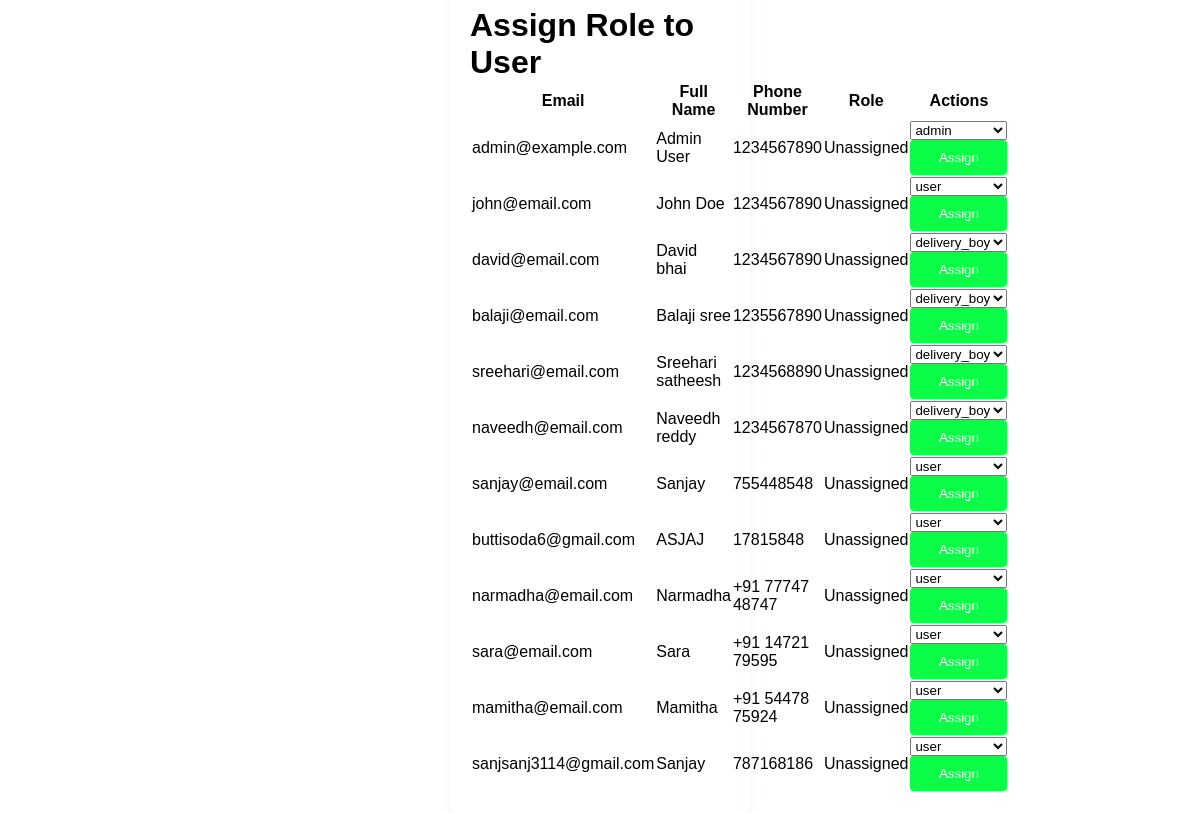
The app's page /assign_role_page with its own data.
### tables this page shows
CREATE TABLE users (
        user_id INTEGER PRIMARY KEY AUTOINCREMENT,
        email TEXT UNIQUE NOT NULL,
        password_hash TEXT NOT NULL,
        full_name TEXT,
        phone_number TEXT,
        created_at TIMESTAMP DEFAULT CURRENT_TIMESTAMP,
        updated_at TIMESTAMP DEFAULT CURRENT_TIMESTAMP,
        last_login TIMESTAMP,
        is_active BOOLEAN DEFAULT TRUE,
        is_admin INTEGER DEFAULT 0,
        is_delivery_boy INTEGER DEFAULT 0,
        role_id INTEGER,
        FOREIGN KEY(role_id) REFERENCES roles(role_id)
    );

CREATE TABLE roles (
        role_id INTEGER PRIMARY KEY AUTOINCREMENT,
        role_name TEXT NOT NULL UNIQUE,
        role_description TEXT,
        created_at TIMESTAMP DEFAULT CURRENT_TIMESTAMP
    );

### app.py (the view)
@app.route('/assign_role_page', methods=['GET', 'POST'])
def assign_role_page():
    conn = get_db()
    cursor = conn.cursor()
    cursor.execute('SELECT * FROM Users')
    users = cursor.fetchall()
    cursor.execute('SELECT * FROM roles')
    roles = cursor.fetchall()
    conn.close()
    return render_template('assign_role_page.html', users=users, roles=roles)

### app.py (called while the page is built)
@app.teardown_appcontext
def close_connection(exception):
    db = getattr(g, '_database', None)
    if db is not None:
        db.close()

def get_db():
    conn = sqlite3.connect('existing_database.db')
    conn.row_factory = sqlite3.Row
    return conn

### templates/assign_role_page.html (shortened to what this page needs)
<!DOCTYPE html>
<html lang="en">
<head>
    <link rel="stylesheet" href="{{ url_for('static', filename='css/assign_role_page.css') }}">
</head>
<body>
    <div class="container">
        <h1>Assign Role to User</h1>
        <table>
            <thead>
                <tr>
                    <th>Email</th>
                    <th>Full Name</th>
                    <th>Phone Number</th>
                    <th>Role</th>
                    <th>Actions</th>
                </tr>
            </thead>
            <tbody>
                {% for user in users %}
                <tr>
                    <td>{{ user['email'] }}</td>
                    <td>{{ user['full_name'] }}</td>
                    <td>{{ user['phone_number'] }}</td>
                    <td>{{ user['role'] or 'Unassigned' }}</td>
                    <td>
                        <form method="POST" action="{{ url_for('assign_role', user_id=user['user_id']) }}">
                            <select name="role">
                                {% for role in roles %}
                                    <option value="{{ role['role_id'] }}" {% if role['role_id'] == user['role_id'] %} selected {% endif %}>{{ role['role_name'] }}</option>
                                {% endfor %}
                            </select>
                            <button type="submit" class="btn-small">Assign</button>
                        </form>
                    </td>
                </tr>
                {% endfor %}
            </tbody>
        </table>
    </div>
</body>
</html>

### static/css/assign_role_page.css (style rules this page uses)
* { margin: 0; padding: 0; box-sizing: border-box; }
body { font-family: Arial, sans-serif; background-color: #ffffff; display: flex; justify-content: center; align-items: center; height: 100vh; }
.container { background-color: #fff; padding: 20px; border-radius: 8px; box-shadow: 0 0 10px rgba(27, 167, 90, 0.1); width: 300px; }
button { width: 100%; padding: 10px; background-color: #0afd47; color: #fff; border: none; border-radius: 4px; cursor: pointer; }

### records on screen
users: email "admin@example.com", full_name "Admin User", phone_number "1234567890", user "Unassigned", role "admin"
users: email "john@email.com", full_name "John Doe", phone_number "1234567890", user "Unassigned", role "user"
users: email "david@email.com", full_name "David bhai", phone_number "1234567890", user "Unassigned", role "delivery_boy"
users: email "balaji@email.com", full_name "Balaji sree", phone_number "1235567890", user "Unassigned", role "delivery_boy"
users: email "sreehari@email.com", full_name "Sreehari satheesh", phone_number "1234568890", user "Unassigned", role "delivery_boy"
users: email "naveedh@email.com", full_name "Naveedh reddy", phone_number "1234567870", user "Unassigned", role "delivery_boy"
users: email "sanjay@email.com", full_name "Sanjay", phone_number "755448548", user "Unassigned", role "user"
users: email "buttisoda6@gmail.com", full_name "ASJAJ", phone_number "17815848", user "Unassigned", role "user"
users: email "narmadha@email.com", full_name "Narmadha", phone_number "+91 77747 48747", user "Unassigned", role "user"
users: email "sara@email.com", full_name "Sara", phone_number "+91 14721 79595", user "Unassigned", role "user"
users: email "mamitha@email.com", full_name "Mamitha", phone_number "+91 54478 75924", user "Unassigned", role "user"
users: email "sanjsanj3114@gmail.com", full_name "Sanjay", phone_number "787168186", user "Unassigned", role "user"
